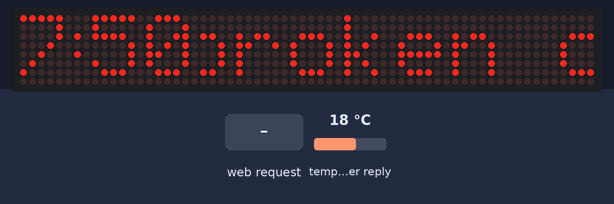
Bench run of a sketch on a simulated ESP8266 (NodeMCU). Parts: 64×8 LED matrix. Inputs (shaded band) come from the test bench; at power-on: temperature in the weather reply 18 °C. WiFi joins after 1.5 s; servers stay silent unless stated; web services answer with replies made up by the test bench.

Above: at 2.9 s.
3.0 s: HTTP request GET /msg?msg=true received
At 3.39 s:
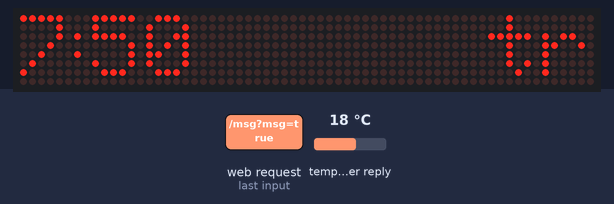
5.6 s: HTTP request GET /msg?weather=true received
At 7.6 s:
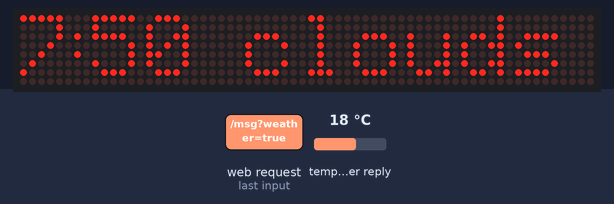
At 8.21 s:
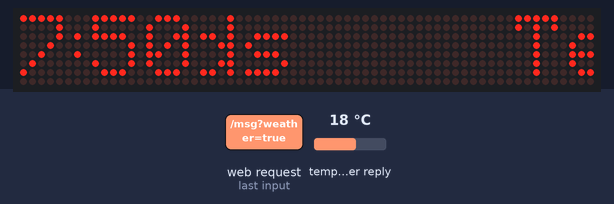
Timing chart, 0 to 9.7 s (numbered marks = the images above; inputs shaded):
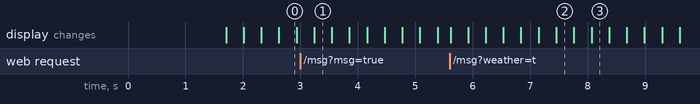

Measured:
- after the input at 3.0 s, the display: changes after 0.24 s (image 1)

The sketch:

LED_Ticker.ino
```cpp
/*
Project: Wifi controlled LED matrix display
NodeMCU pins    -> EasyMatrix pins
MOSI-D7-GPIO13  -> DIN
CLK-D5-GPIO14   -> Clk
GPIO0-D3        -> LOAD
*/

#include <ESP8266WiFi.h>
#include <ESP8266WebServer.h>
#include <ESP8266HTTPClient.h>
#include <SPI.h>
#include <TimeAlarms.h>
#include <Time.h>
#include <stdbool.h>
#include <string.h>
#include <ArduinoJson.h>
#include <Adafruit_GFX.h>
#include <Max72xxPanel.h>

#define SSID ""               // insert your SSID
#define PASS ""               // insert your password

// ******************* char form to sent to the client-browser ************************************
String form =
  "<!DOCTYPE html style='height: 100%'>"
  "<head><title>ESP8266 App</title><meta name='viewport' content='width=device-width, initial-scale=1'></head>"
  "<body style='margin:0; height: 100%'>"
    "<div style=\"background: radial-gradient(hsl(0, 100%, 27%) 4%, hsl(0, 100%, 18%) 9%, hsla(0, 100%, 20%, 0) 9%) 0 0, radial-gradient(hsl(0, 100%, 27%) 4%, hsl(0, 100%, 18%) 8%, hsla(0, 100%, 20%, 0) 10%) 50px 50px, radial-gradient(hsla(0, 100%, 30%, 0.8) 20%, hsla(0, 100%, 20%, 0)) 50px 0, radial-gradient(hsla(0, 100%, 30%, 0.8) 20%, hsla(0, 100%, 20%, 0)) 0 50px, radial-gradient(hsla(0, 100%, 20%, 1) 35%, hsla(0, 100%, 20%, 0) 60%) 50px 0, radial-gradient(hsla(0, 100%, 20%, 1) 35%, hsla(0, 100%, 20%, 0) 60%) 100px 50px, radial-gradient(hsla(0, 100%, 15%, 0.7), hsla(0, 100%, 20%, 0)) 0 0, radial-gradient(hsla(0, 100%, 15%, 0.7), hsla(0, 100%, 20%, 0)) 50px 50px, linear-gradient(45deg, hsla(0, 100%, 20%, 0) 49%, hsla(0, 100%, 0%, 1) 50%, hsla(0, 100%, 20%, 0) 70%) 0 0, linear-gradient(-45deg, hsla(0, 100%, 20%, 0) 49%, hsla(0, 100%, 0%, 1) 50%, hsla(0, 100%, 20%, 0) 70%) 0 0; background-color: #300; background-size: 100px 100px; color: white; display: flex; height:100%; flex-direction: column; justify-content: center; align-items: center;\">"
      "<h1 style='box-sizing: border-box; margin-bottom: .5em; text-align: center; max-width: 90%; background: #00000050; padding: 1em; margin-top: -2em; text-shadow: 1px 1px 1px #3F51B5, -1px -1px 1px #3F51B5, -1px 1px 1px #3F51B5, -1px 1px 1px #3F51B5; border-radius: 5px;'>ESP8266 Web Server</h1>"
      "<form action='msg' style='margin: 0 auto; text-align: center'>"
        "<p style='margin-bottom: .5em'>Type your message</p>"
        "<input type='text' name='msg' autofocus style='display: block; margin-bottom:2em;'>"
        "<label for='weather'>Weather</label>"
        "<input type='checkbox' name='weather' value='true' style='margin-bottom:2em;'>"
        "<input type='submit' value='Submit' style='display: block; margin: 0 auto; border-radius: 6px; cursor: pointer'>"
      "</form>"
    "</div>"
  "</body>"
  "</html>";

ESP8266WebServer server(80);  // HTTP server will listen at port 80
int pinCS = 0; // Attach CS to this pin, DIN to MOSI and CLK to SCK (cf http://arduino.cc/en/Reference/SPI )
Max72xxPanel matrix = Max72xxPanel(pinCS, 8, 1);
HTTPClient http;
long period;
int offset=1, refresh=0;
String decodedMsg;
bool showWeather = 1;
String tape = "Arduino";
int wait = 20; // In milliseconds. Affects scroll speed
int spacer = 1;
int width = 5 + spacer; // The font width is 5 pixels

/*
  handles the messages coming from the webbrowser, restores a few special characters and
  constructs the chars that can be sent to the LED display
*/
void handle_msg() {

  matrix.fillScreen(LOW);
  // Send same page so they can send another msg
  server.send(200, "text/html", form);
  refresh=1;
  String msg = server.arg("msg");
  decodedMsg = msg;
  decodedMsg.replace("+", " ");
  decodedMsg.replace("%21", "!");
  decodedMsg.replace("%22", "");
  decodedMsg.replace("%23", "#");
  decodedMsg.replace("%24", "$");
  decodedMsg.replace("%25", "%");
  decodedMsg.replace("%26", "&");
  decodedMsg.replace("%27", "'");
  decodedMsg.replace("%28", "(");
  decodedMsg.replace("%29", ")");
  decodedMsg.replace("%2A", "*");
  decodedMsg.replace("%2B", "+");
  decodedMsg.replace("%2C", ",");
  decodedMsg.replace("%2F", "/");
  decodedMsg.replace("%3A", ":");
  decodedMsg.replace("%3B", ";");
  decodedMsg.replace("%3C", "<");
  decodedMsg.replace("%3D", "=");
  decodedMsg.replace("%3E", ">");
  decodedMsg.replace("%3F", "?");
  decodedMsg.replace("%40", "@");

  if (server.arg("weather") == "true") {
    showWeather = 1;
    updateWeather();
  }
  else {
    showWeather = 0;
  }

  return;

}

void setup(void) {
  matrix.setIntensity(15); // Use a value between 0 and 15 for brightness
  setTime(6, 50, 55, 13, 3, 2018);

  matrix.setRotation(0, 3);
  matrix.setRotation(1, 3);
  matrix.setRotation(2, 3);
  matrix.setRotation(3, 3);
  matrix.setRotation(4, 3);
  matrix.setRotation(5, 3);
  matrix.setRotation(6, 3);
  matrix.setRotation(7, 3);
  matrix.setPosition(0, 7, 0); // The first display is at <0, 7>
  matrix.setPosition(1, 6, 0); // setPosition(byte display, byte x, byte y)
  matrix.setPosition(2, 5, 0);
  matrix.setPosition(3, 4, 0);
  matrix.setPosition(4, 3, 0);
  matrix.setPosition(5, 2, 0);
  matrix.setPosition(6, 1, 0);
  matrix.setPosition(7, 0, 0);

  WiFi.begin(SSID, PASS);                         // Connect to WiFi network
  while (WiFi.status() != WL_CONNECTED) {         // Wait for connection
    delay(500);
  }

  // Set up the endpoints for HTTP server
  server.on("/", []() {
    server.send(200, "text/html", form);
  });
  server.on("/msg", handle_msg);
  server.begin();                                 // Start the server

  Alarm.timerRepeat(0, 10, 0, updateWeather);
  updateWeather();

}


void loop(void) {

  Alarm.delay(0); //required for timers
  int hour_int = hour() + 1;
  int min_int = minute();
  char hour_str[3];
  char min_str[3];

  if (hour_int >= 13) {
    hour_int -= 12;
  }

  itoa(hour_int, hour_str, 10);
  itoa(min_int, min_str, 10);

  if (min_str[1] == '\0') {
    min_str[1] = min_str[0];
    min_str[0] = '0';
    min_str[2] = '\0';
  }

  matrix.fillScreen(LOW);

  //loop to scroll message across right side and show time on left
  for ( int i = 0 ; i < width * decodedMsg.length() + matrix.width() - 20 - spacer; i++ ) {
    server.handleClient();                        // checks for incoming messages
    if (refresh==1) i=0;
    refresh=0;

    int letter = i / width;
    int x = (matrix.width() - 1) - i % width;

    while ( x + width - spacer >= 20 && letter >= 0 ) {
      if ( letter < decodedMsg.length() ) {
        matrix.drawChar(x, 0, decodedMsg[letter], HIGH, LOW, 1);
      }
      letter--;
      x -= width;
    }

    //Draw letters in black to allow natural scrolling on split screen
    matrix.drawChar(15, 0, 3, LOW, LOW, 1);
    matrix.drawChar(15, 0, 0, LOW, LOW, 1);
    matrix.drawChar(15, 0, 1, LOW, LOW, 1);
    matrix.drawChar(15, 0, 8, LOW, LOW, 1);

    /*
    display time on left 3 displays
    shift digits to the left when hour < 10
    and give the extra room to the right side
    */

    if (hour_int >= 10) {
      matrix.drawChar(-1, 0, '1', HIGH, LOW, 1);
      matrix.drawChar(4, 0, hour_str[1], HIGH, LOW, 1);
      matrix.drawPixel(10, 2, HIGH);
      matrix.drawPixel(10, 4, HIGH);
      matrix.drawChar(12, 0, min_str[0], HIGH, LOW, 1);
      matrix.drawChar(18, 0, min_str[1], HIGH, LOW, 1);
    }
    else {
      matrix.drawChar(0, 0, hour_str[0], HIGH, LOW, 1);
      matrix.drawPixel(6, 2, HIGH);
      matrix.drawPixel(6, 4, HIGH);
      matrix.drawChar(8, 0, min_str[0], HIGH, LOW, 1);
      matrix.drawChar(14, 0, min_str[1], HIGH, LOW, 1);
    }

    matrix.write(); // Send bitmap to display

    delay(wait);
  }
}

void updateWeather () {

  if (showWeather) {

    //Eugene city ID for openweathermap.org api: 4992263
    //api key: 879dd7eae0cae1164644721a0e6ac6b9

    http.begin("http://api.openweathermap.org/data/2.5/weather?lat=44&lon=-123&APPID=879dd7eae0cae1164644721a0e6ac6b9");

    /* Left to implement */
    //Present what is forecasted to occur in the next 3 hrs (ie clear skies, cloudy, moderate rain, etc)
      //just grab the first 3hr response in the /forecast JSON data
    //Concat high & low for next 8 3hr periods
      //pull 1st 8 3hr forecasts, calc high and low

    int httpCode = http.GET();

    if (httpCode == 200) {
      const size_t bufferSize = JSON_ARRAY_SIZE(1) + JSON_OBJECT_SIZE(1) + 2*JSON_OBJECT_SIZE(2) + JSON_OBJECT_SIZE(4) + JSON_OBJECT_SIZE(5) + JSON_OBJECT_SIZE(6) + JSON_OBJECT_SIZE(12) + 390;
      StaticJsonBuffer<1000> jsonBuffer;
      JsonObject& root = jsonBuffer.parseObject(http.getString());
      JsonObject& weather = root["weather"][0];
      JsonObject& main = root["main"];
      String weather_description = weather["description"]; // "clear sky"
      float main_temp_float = main["temp"]; // 271.57
      main_temp_float = main_temp_float  * (9.0/5.0) - 459.67;
      char main_temp[7];
      int main_temp_int = static_cast<int>(main_temp_float);
      itoa(main_temp_int, main_temp, 10);
      String main_humidity = main["humidity"];
      String wind_speed = root["wind"]["speed"];
      decodedMsg = weather_description +  "    Temp:" + main_temp + "F   Humidity:" + main_humidity + "%   Wind:" + wind_speed + "mph";
    }
    else {
      char code_str[5];
      char error[40] = "http status code current weather:";
      itoa(httpCode, code_str, 10);
      strcat(error, code_str);
      decodedMsg = error;
    }

    http.end();

  }

}
```
